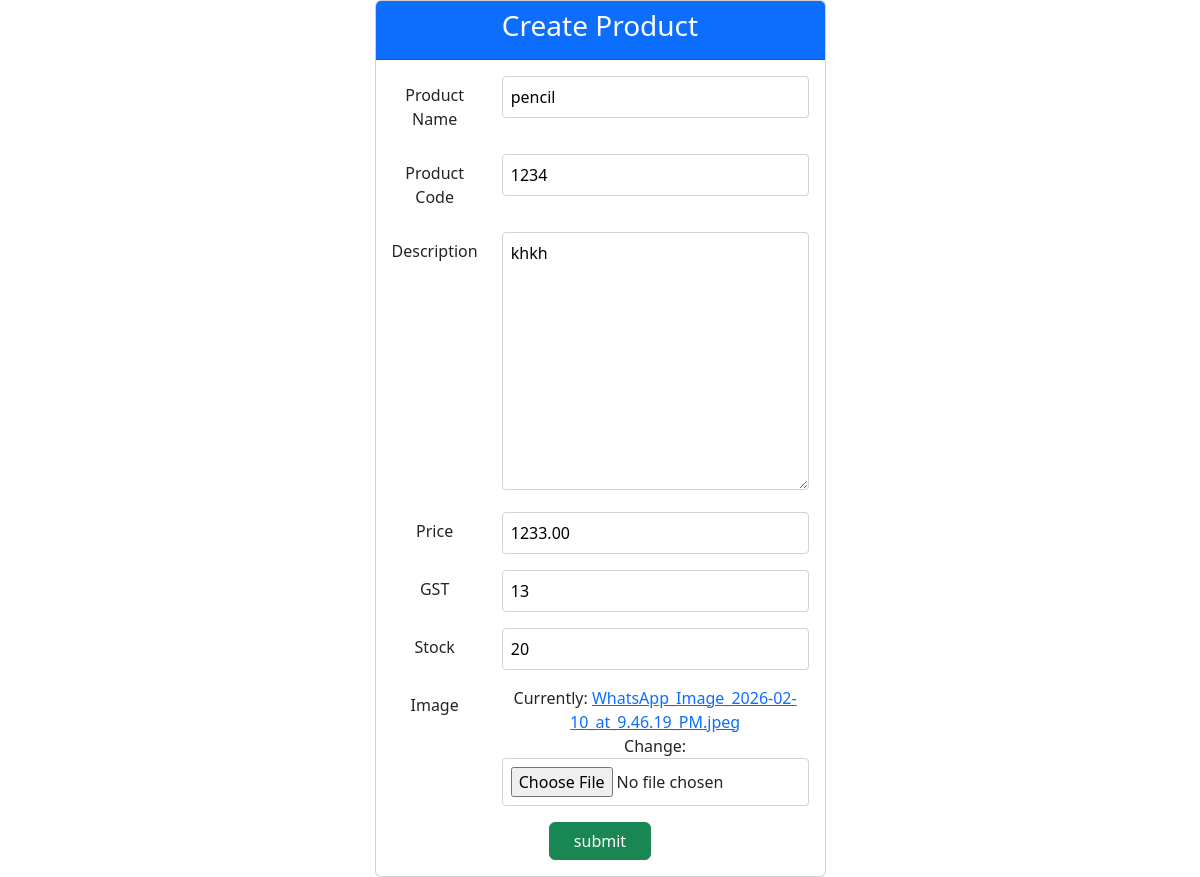
Page /Update/2 on the committed database.
### inventory/models.py (models this page shows, shortened)
class Product(models.Model):
    product_name=models.CharField(max_length=250)
    product_code=models.CharField(max_length=50,unique=True)
    product_description=models.TextField(blank=True)
    product_price=models.DecimalField(max_digits=10,decimal_places=2)
    gst_percent=models.IntegerField()
    stock_quantity=models.IntegerField()
    product_image=models.ImageField()
    created_at=models.DateTimeField(auto_now_add=True)

### inventory/views.py (the view)
# urls.py: path('Update/<int:pk>',ProductUpdate.as_view(),name='ProductUpdate'),
class ProductUpdate(UpdateView):
    model=Product
    fields='__all__'

### templates/inventory/Product_form.html (shortened to what this page needs)
{% load static %}
<!DOCTYPE html>
<html lang="en">
<head>
    <link rel="stylesheet" href="{% static 'css/bootstrap.min.css' %}">
    <link rel="stylesheet" href="{% static 'css/style.css' %}">
</head>
<body>
    <center>
        <div class="container text-center">
            <div class="row justify-content-center">
                <div class="col-md-5">
                    <div class="card">
                        <div class="card-header text-center bg-primary text-white">
                            <h3>Create Product</h3>
                        </div>
                        <div class="card-body">
                            <form action="" method="POST" enctype="multipart/form-data">
                                <div class="mb-3 row">
                                    <label for="" class="col-sm-3 col-form-label">Product Name</label>
                                    <div class="col-9">
                                        {{form.product_name}}
                                    </div>
                                </div>
                                <div class="mb-3 row">
                                    <label for="" class="col-sm-3 col-form-label">Product Code</label>
                                    <div class="col-sm-9">
                                        {{form.product_code}}
                                    </div>
                                </div>
                                <div class="mb-3 row">
                                    <label for="" class="col-sm-3 col-form-label">Description</label>
                                    <div class="col-sm-9">{{form.product_description}}</div>
                                </div>
                                <div class="mb-3 row">
                                    <label for="" class="col-sm-3 col-form-label">Price</label>
                                    <div class="col-sm-9">{{form.product_price}}</div>
                                </div>
                                <div class="mb-3 row">
                                    <label for="" class="col-sm-3 col-form-label">GST</label>
                                    <div class="col-sm-9">{{form.gst_percent}}</div>
                                </div>
                                <div class="mb-3 row">
                                    <label for="" class="col-sm-3 col-form-label">Stock</label>
                                    <div class="col-sm-9">{{form.stock_quantity}}</div>
                                </div>
                                <div class="mb-3 row">
                                    <label for="" class="col-sm-3 col-form-label">Image</label>
                                    <div class="col-sm-9">{{form.product_image}}</div>
                                </div>
                                <button class="btn btn-success ps-4 pe-4">submit</button>
                            </form>
                        </div>
                    </div>
                </div>
            </div>
        </div>
    </center>
</body>
</html>

### static/css/style.css (style rules this page uses)
body { background-color: white; }
input, textarea, select { width:100%; padding:8px; border:1px solid #ced4da; border-radius:4px; }

### rows in the picture
Product: product_name "pencil", product_code "1234", product_description "khkh", product_price "1233.00", gst_percent "13", stock_quantity "20"
